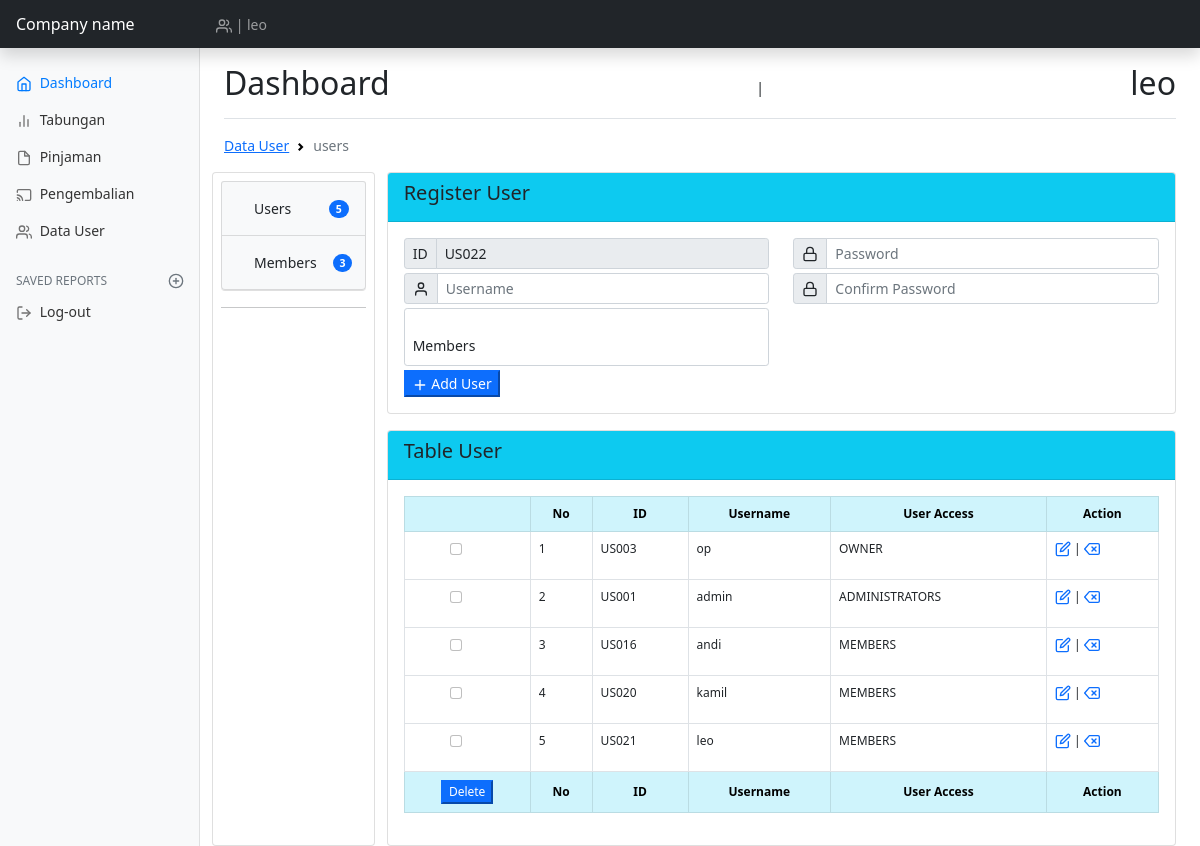
The app's page /views/index.php?page=data_user (signed in) with its own data.
### tables this page shows
CREATE TABLE `tb_rols` (
  `id_rolsuser` char(5) NOT NULL,
  `id_level_user` char(5) NOT NULL,
  `id_user` char(5) NOT NULL
);

CREATE TABLE `tb_user` (
  `id_user` char(5) NOT NULL,
  `user` varchar(10) NOT NULL,
  `pass` varchar(225) NOT NULL,
  `confirm_pass` varchar(225) NOT NULL
);

CREATE TABLE `tb_level_user` (
  `id_level_user` char(5) NOT NULL,
  `name_level` varchar(15) NOT NULL
);

### views/admin/us/ambil_code.php (called while the page is built, shortened)
<?php
$query = "SELECT max(id_user) as maxKode FROM tb_user";
$hasil = mysqli_query($koneksi,$query);
$data = mysqli_fetch_array($hasil);
$kodeUser = $data['maxKode'];
$noUrut = (int) substr($kodeUser, 2, 3);
$noUrut++;
$char = "US";
$kodeUser = $char . sprintf("%03s", $noUrut);
?>

### views/admin/us/users.php (the view, shortened to what this page needs)
<?php require_once('ambil_code.php'); ?>
	<div class="row">
		<div class="col-sm-12">
			<div class="card mb-3">
			<div class="card-header bg-info">
				<h5 class="card-title">Register User</h5>
			</div>
			<div class="card-body">
				<div class="row">
					<div class="col-sm-12">
					<form action="" method="post">
						<div class="row">
							<div class="col-sm-6">
								<div class="input-group input-group-sm mb-1">
								  <span class="input-group-text">ID</span>
								  <input type="text" class="form-control" name="id_user" readonly value="<?= $kodeUser; ?>">
								</div>
								<div class="input-group input-group-sm mb-1">
								  <span class="input-group-text"><span data-feather="user"></span></span>
								  <input type="text" class="form-control" name="user" required placeholder="Username" autofocus>
								</div>
								<div class="input-group input-group-sm mb-1 form-floating">
								  <select class="js-example-basic-single form-control" name="rols" id="floatingSelect" required aria-label="Floating label select example">
								  	<option value="LV03">Members</option>
								  </select>
								</div>
							</div>
							<div class="col-sm-6">
								<div class="input-group input-group-sm mb-1">
								  <span class="input-group-text" id="inputGroup-sizing-sm"><span data-feather="lock"></span></span>
								  <input type="password" class="form-control" name="pass" required placeholder="Password">
								</div>
								<div class="input-group input-group-sm mb-1">
								  <span class="input-group-text" id="inputGroup-sizing-sm"><span data-feather="lock"></span></span>
								  <input type="password" class="form-control" name="confirm_pass" required placeholder="Confirm Password">
								</div>
							</div>
						</div>
						<button type="submit" name="add" class="btn-md btn-primary"><span data-feather="plus"></span> Add User</button>
					</div>
				</div>
			</div>
		</div>
		</div>
		<div class="col-sm-12">
			<div class="card">
				<div class="card-header bg-info">
					<h5 class="card-title">Table User</h5>
				</div>
				<div class="card-body">
					<form action="" method="post">
					<div class="table-responsive">
						<table id="example" class="display table table-bordered" style="width:100%; font-size: 12px;">
					        <thead class="text-center table-info">
					            <tr>
					            	<th></th>
					            	<th>No</th>
					                <th>ID</th>
					                <th>Username</th>
					                <th>User Access</th>
					                <th>Action</th>
					            </tr>
					        </thead>
					        <tbody>
					        	<?php
					        	$no=1;
					        	$sql = mysqli_query($koneksi, "select * from tb_user x inner join tb_rols y on y.id_user = x.id_user inner join tb_level_user z on z.id_level_user = y.id_level_user");
					        	while ($data = mysqli_fetch_array($sql)) {
					        		echo "<tr>";?>
					        				<td class="text-center">
					        					<div class="form-check form-check-inline">
												  <input class="form-check-input" type="checkbox" name="checkin[]" value="<?= $data['id_user']; ?>">
												</div>
					        				</td>
					        				<?= "<td>".$no++."</td>
							                <td>".$data['id_user']."</td>
							                <td>".$data['user']."</td>
							                <td>".$data['name_level']."</td>"; ?>
							                <td><a href="?us=update_user&edit=<?= $data['id_user']; ?>"><span data-feather='edit'></span></a> | <a href='?us=users&delete=<?= $data['id_user'] ?>' onclick="return confirm('Yakin mau di hapus?')"><span data-feather='delete'></span></a></td>
							            <?php "</tr>";
					        	}
					        	?>
					        </tbody>
					        <tfoot class="text-center table-info">
					            <tr>
					            	<th>
					            		<div class="form-group">
											<button class="btn-md btn-primary" type="submit" name="selectdel" onclick="return confirm('Data yang anda pilih akan terhapus secara permanen, Harap periksa kembali!!! Jika benar klik tombol OK')">Delete</button>
										</div>
					            	</th>
					            	<th>No</th>
					                <th>ID</th>
					                <th>Username</th>
					                <th>User Access</th>
					                <th>Action</th>
					            </tr>
					        </tfoot>
					    </table>
					</div>
					</form>
				</div>
			</div>
		</div>
	</div>

### records on screen
tb_rols: id_user "US003", id_user.user "op", id_level_user.name_level "OWNER"
tb_rols: id_user "US001", id_user.user "admin", id_level_user.name_level "ADMINISTRATORS"
tb_rols: id_user "US016", id_user.user "andi", id_level_user.name_level "MEMBERS"
tb_rols: id_user "US020", id_user.user "kamil", id_level_user.name_level "MEMBERS"
tb_rols: id_user "US021", id_user.user "leo", id_level_user.name_level "MEMBERS"

### other values on screen
$_SESSION['user'] "leo"
$data['id'] "5"
$data['id'] "3"
